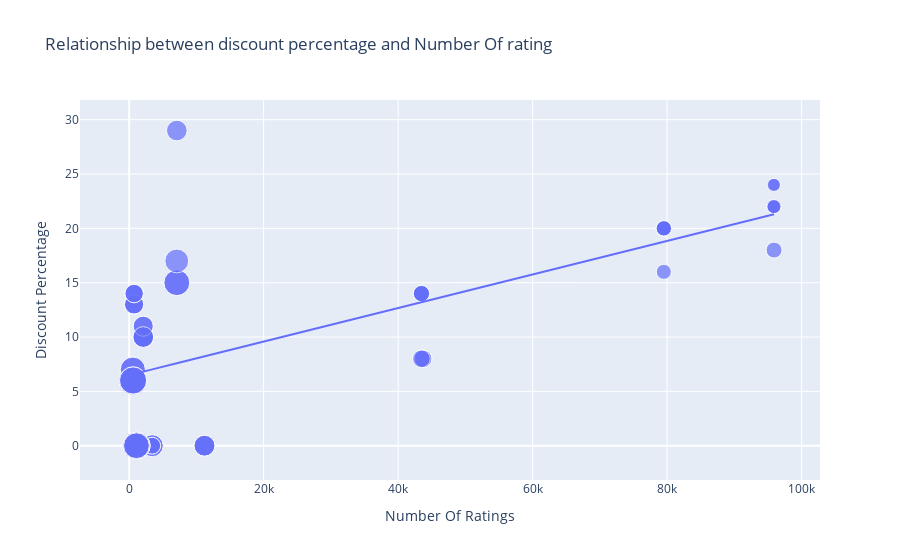

The code cell stored with this chart in its notebook:
### Code cell
figure = px.scatter(data_frame=data,x="Number Of Ratings",
                    y="Discount Percentage",size ="Sale Price",trendline="ols",
                    title="Relationship between discount percentage and Number Of rating")
figure.show()

### Figure 1 — Plotly figure (JSON) as saved in the notebook; plotly's stock layout.template omitted (floating-point values rounded to 4 significant figures)
{"data": [{"hovertemplate": "Number Of Ratings=%{x}<br>Discount Percentage=%{y}<br>Sale Price=%{marker.size}<extra></extra>", "legendgroup": "", "marker": {"color": "#636efa", "size": [49900, 84900, 84900, 77000, 77000, 49900, 49900, 77000, 89900, 41999, 39999, 41999, 41999, 41999, 131900, 117100, 131900, 117100, 74999, 117900, 117100, 117900, 99900, 44999, 140900, 130900, 64900, 120900, 59900, 75900, 110900, 130900, 120900, 64900, 64900, 75900, 75900, 120900, 59900, 120900, 75900, 140900, 70900, 70900, 75900, 59900, 110900, 120900, 130900, 130900, 54999, 54999, 29999, 34999, 34999, 34999, 54999, 29999, 46999, 46999, 46999, 46999], "sizemode": "area", "sizeref": 352.2, "symbol": "circle"}, "mode": "markers", "name": "", "orientation": "v", "showlegend": false, "type": "scatter", "x": [3431, 3431, 3431, 11202, 11202, 3431, 3431, 11202, 1454, 79512, 79512, 79582, 79512, 79512, 1078, 1078, 1078, 1078, 7088, 7088, 1078, 7088, 7081, 95909, 542, 580, 740, 545, 740, 2101, 545, 580, 580, 730, 730, 2101, 2101, 580, 740, 580, 2092, 545, 2101, 2092, 2101, 740, 545, 580, 580, 580, 43707, 43707, 95807, 95909, 95807, 95909, 43470, 95909, 43470, 43470, 43470, 43470], "xaxis": "x", "y": [0, 0, 0, 0, 0, 0, 0, 0, 0, 20, 16, 20, 20, 20, 0, 0, 0, 0, 29, 15, 0, 15, 17, 18, 6, 6, 13, 6, 14, 10, 7, 6, 6, 13, 13, 10, 10, 6, 14, 6, 10, 6, 11, 11, 10, 14, 7, 6, 6, 6, 8, 8, 24, 22, 22, 22, 8, 24, 14, 14, 14, 14], "yaxis": "y"}, {"hovertemplate": "<b>OLS trendline</b><br>Discount Percentage = 0.000154292 * Number Of Ratings + 6.49233<br>R<sup>2</sup>=0.468988<br><br>Number Of Ratings=%{x}<br>Discount Percentage=%{y} <b>(trend)</b><extra></extra>", "legendgroup": "", "marker": {"color": "#636efa", "symbol": "circle"}, "mode": "lines", "name": "", "showlegend": false, "type": "scatter", "x": [542, 545, 545, 545, 545, 580, 580, 580, 580, 580, 580, 580, 580, 730, 730, 740, 740, 740, 740, 1078, 1078, 1078, 1078, 1078, 1454, 2092, 2092, 2101, 2101, 2101, 2101, 2101, 3431, 3431, 3431, 3431, 3431, 7081, 7088, 7088, 7088, 11202, 11202, 11202, 43470, 43470, 43470, 43470, 43470, 43707, 43707, 79512, 79512, 79512, 79512, 79582, 95807, 95807, 95909, 95909, 95909, 95909], "xaxis": "x", "y": [6.576, 6.576, 6.576, 6.576, 6.576, 6.582, 6.582, 6.582, 6.582, 6.582, 6.582, 6.582, 6.582, 6.605, 6.605, 6.607, 6.607, 6.607, 6.607, 6.659, 6.659, 6.659, 6.659, 6.659, 6.717, 6.815, 6.815, 6.816, 6.816, 6.816, 6.816, 6.816, 7.022, 7.022, 7.022, 7.022, 7.022, 7.585, 7.586, 7.586, 7.586, 8.221, 8.221, 8.221, 13.2, 13.2, 13.2, 13.2, 13.2, 13.24, 13.24, 18.76, 18.76, 18.76, 18.76, 18.77, 21.27, 21.27, 21.29, 21.29, 21.29, 21.29], "yaxis": "y"}], "layout": {"legend": {"itemsizing": "constant", "tracegroupgap": 0}, "title": {"text": "Relationship between discount percentage and Number Of rating"}, "xaxis": {"anchor": "y", "domain": [0, 1], "title": {"text": "Number Of Ratings"}}, "yaxis": {"anchor": "x", "domain": [0, 1], "title": {"text": "Discount Percentage"}}}}
